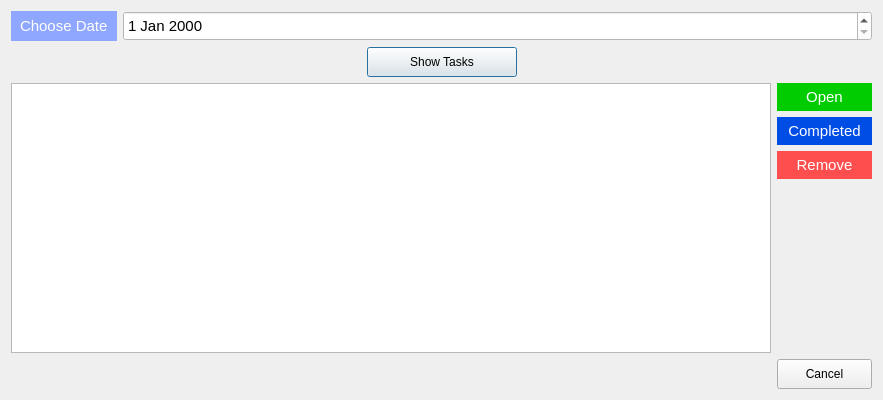
<?xml version="1.0" encoding="UTF-8"?>
<ui version="4.0">
 <class>Days</class>
 <widget class="QDialog" name="Days">
  <property name="geometry">
   <rect>
    <x>0</x>
    <y>0</y>
    <width>883</width>
    <height>400</height>
   </rect>
  </property>
  <property name="windowTitle">
   <string>Dialog</string>
  </property>
  <layout class="QVBoxLayout" name="verticalLayout">
   <item>
    <layout class="QFormLayout" name="formLayout">
     <item row="0" column="0">
      <widget class="QLabel" name="label">
       <property name="styleSheet">
        <string notr="true">color : white;
border-width: 5px;
border-style: solid;
border-color : rgb(143, 167, 255);
background-color : rgb(143, 167, 255);
font-size : 15px;
</string>
       </property>
       <property name="text">
        <string>Choose Date</string>
       </property>
      </widget>
     </item>
     <item row="0" column="1">
      <widget class="QDateEdit" name="dateEdit">
       <property name="minimumSize">
        <size>
         <width>0</width>
         <height>30</height>
        </size>
       </property>
       <property name="styleSheet">
        <string notr="true">background-color : white;
font-size : 15px;</string>
       </property>
      </widget>
     </item>
    </layout>
   </item>
   <item>
    <layout class="QHBoxLayout" name="horizontalLayout_3">
     <item>
      <spacer name="horizontalSpacer_2">
       <property name="orientation">
        <enum>Qt::Horizontal</enum>
       </property>
       <property name="sizeHint" stdset="0">
        <size>
         <width>40</width>
         <height>20</height>
        </size>
       </property>
      </spacer>
     </item>
     <item>
      <widget class="QPushButton" name="pushButton_6">
       <property name="minimumSize">
        <size>
         <width>150</width>
         <height>30</height>
        </size>
       </property>
       <property name="text">
        <string>Show Tasks</string>
       </property>
      </widget>
     </item>
     <item>
      <spacer name="horizontalSpacer_3">
       <property name="orientation">
        <enum>Qt::Horizontal</enum>
       </property>
       <property name="sizeHint" stdset="0">
        <size>
         <width>40</width>
         <height>20</height>
        </size>
       </property>
      </spacer>
     </item>
    </layout>
   </item>
   <item>
    <layout class="QHBoxLayout" name="horizontalLayout_2">
     <item>
      <widget class="QTableView" name="tableView"/>
     </item>
     <item>
      <layout class="QVBoxLayout" name="verticalLayout_2">
       <item>
        <widget class="QPushButton" name="pushButton_3">
         <property name="minimumSize">
          <size>
           <width>95</width>
           <height>25</height>
          </size>
         </property>
         <property name="styleSheet">
          <string notr="true">color : white;
border-width: 5px;
border-style: solid;
border-color : #00cc00;
background-color : #00cc00;
font-size : 15px;
text-align : center;</string>
         </property>
         <property name="text">
          <string>Open</string>
         </property>
        </widget>
       </item>
       <item>
        <widget class="QPushButton" name="pushButton_4">
         <property name="minimumSize">
          <size>
           <width>95</width>
           <height>25</height>
          </size>
         </property>
         <property name="styleSheet">
          <string notr="true">color : white;
border-width: 5px;
border-style: solid;
border-color : #004de6;
background-color : #004de6;
font-size : 15px;</string>
         </property>
         <property name="text">
          <string>Completed</string>
         </property>
        </widget>
       </item>
       <item>
        <widget class="QPushButton" name="pushButton_5">
         <property name="minimumSize">
          <size>
           <width>95</width>
           <height>25</height>
          </size>
         </property>
         <property name="styleSheet">
          <string notr="true">color : white;
border-width: 5px;
border-style: solid;
border-color : rgb(255, 78, 78);
background-color : rgb(255, 78, 78);
font-size : 15px;</string>
         </property>
         <property name="text">
          <string>Remove</string>
         </property>
        </widget>
       </item>
       <item>
        <spacer name="verticalSpacer">
         <property name="orientation">
          <enum>Qt::Vertical</enum>
         </property>
         <property name="sizeHint" stdset="0">
          <size>
           <width>20</width>
           <height>40</height>
          </size>
         </property>
        </spacer>
       </item>
      </layout>
     </item>
    </layout>
   </item>
   <item>
    <layout class="QHBoxLayout" name="horizontalLayout">
     <item>
      <spacer name="horizontalSpacer">
       <property name="orientation">
        <enum>Qt::Horizontal</enum>
       </property>
       <property name="sizeHint" stdset="0">
        <size>
         <width>40</width>
         <height>20</height>
        </size>
       </property>
      </spacer>
     </item>
     <item>
      <widget class="QPushButton" name="pushButton">
       <property name="minimumSize">
        <size>
         <width>95</width>
         <height>30</height>
        </size>
       </property>
       <property name="text">
        <string>Cancel</string>
       </property>
      </widget>
     </item>
    </layout>
   </item>
  </layout>
 </widget>
 <resources/>
 <connections>
  <connection>
   <sender>pushButton</sender>
   <signal>clicked()</signal>
   <receiver>Days</receiver>
   <slot>close()</slot>
   <hints>
    <hint type="sourcelabel">
     <x>823</x>
     <y>373</y>
    </hint>
    <hint type="destinationlabel">
     <x>776</x>
     <y>394</y>
    </hint>
   </hints>
  </connection>
 </connections>
</ui>
